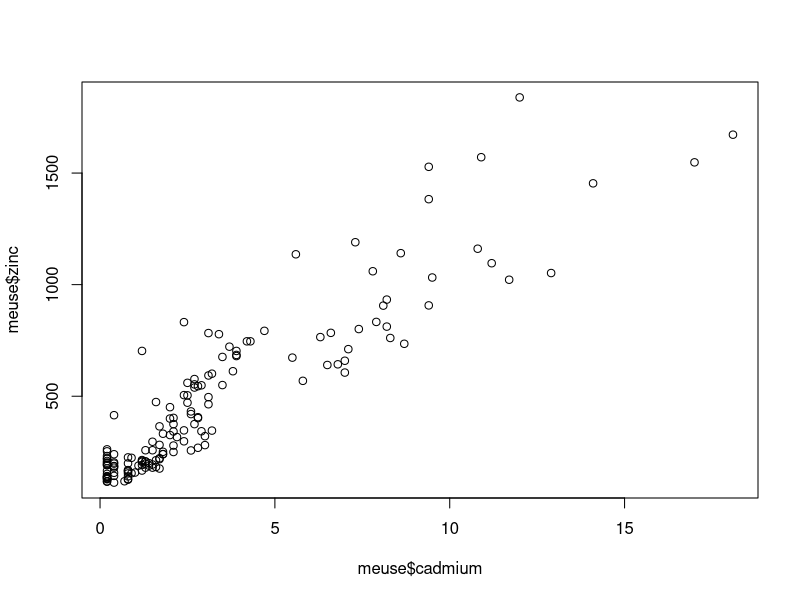
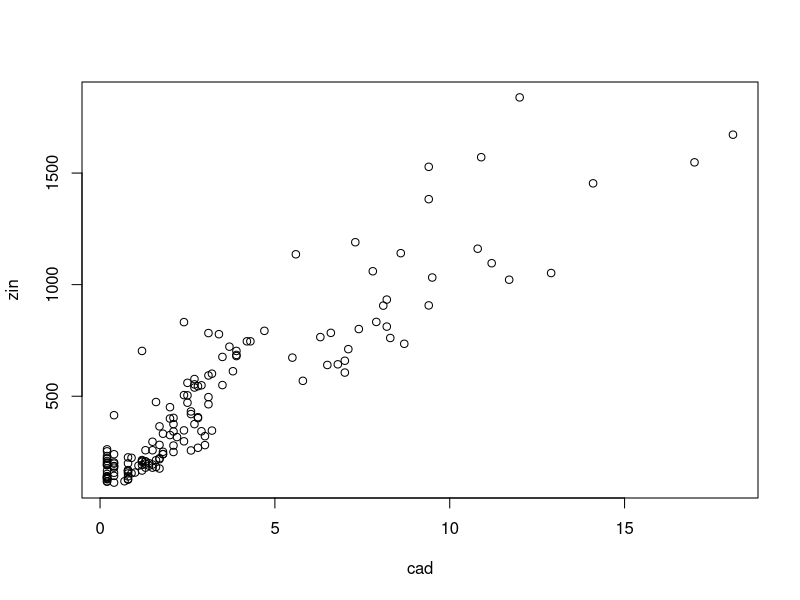
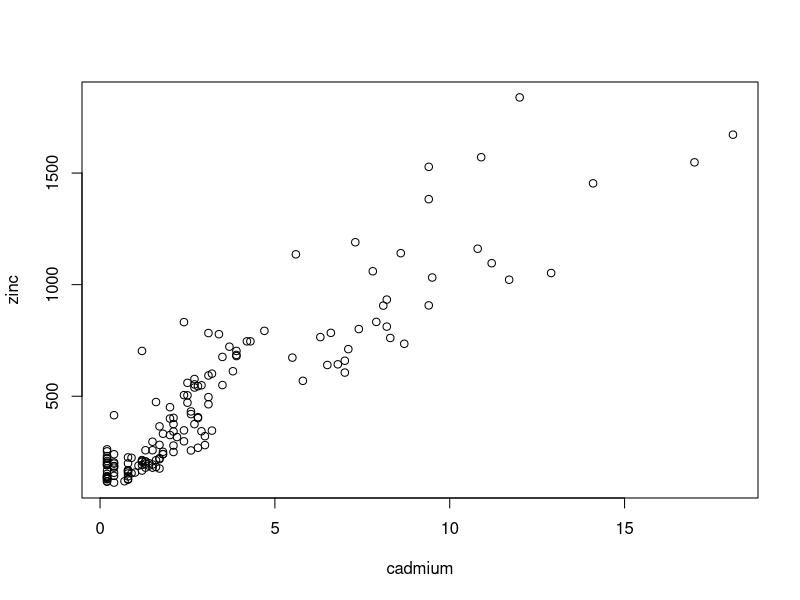
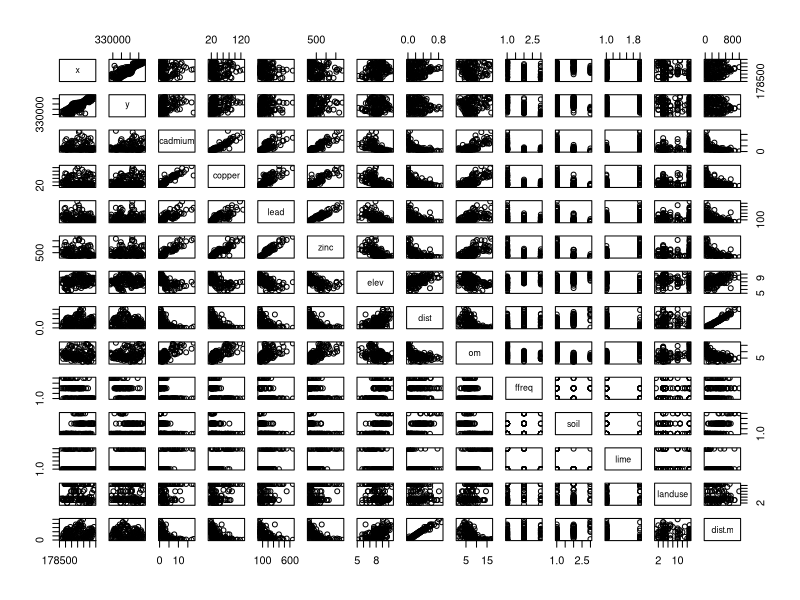

Recreate these plots in R, in order.
# This is a code for investigating relationships among ecological variables

# We are using the sp package. To install it use:
# install.packages("sp")

# To recall the package we use the function "library()" or also "require()"
library(sp)

# We are using meuse, search for "meuse dataset R sp package" on google to know what this is
# OMG, JUST GOOGLE IT

# To recall the dataset we can use the function "data()"
data(meuse)

# To see in a savage way the data just write "meuse" and you'll see all that cute numbers
meuse

# There is an other function called "View()" to see data in a more fancy way
# NOTE: use the V in capital letter
View(meuse)

# This gives me an error :(
# Is that because I use a MacBook??? OMG rude

# Errore in View(meuse) : La dataentry X11 non può essere caricata
# In aggiunta: Messaggi di avvertimento:
# 1: In system2("/usr/bin/otool", c("-L", shQuote(DSO)), stdout = TRUE) :
#   il comando in esecuzione ''/usr/bin/otool' -L '/Library/Frameworks/R.framework/Resources/modules/R_de.so'' aveva status 69
# 2: In View(meuse) :
#   non è possibile caricare un oggetto condiviso '/Library/Frameworks/R.framework/Resources/modules//R_de.so':
#   dlopen(/Library/Frameworks/R.framework/Resources/modules//R_de.so, 6): Library not loaded: /opt/X11/lib/libSM.6.dylib
#   Referenced from: /Library/Frameworks/R.framework/Versions/4.2/Resources/modules/R_de.so
#   Reason: image not found
#
# You have not agreed to the Xcode license agreements, please run 'sudo xcodebuild -license' from within a Terminal window to review and agree to the Xcode license agreements.

# To solve this error I updated to the latest version the app Xcode on my computer and agreed the license
# Then I downloaded and installed the package at: https://www.xquartz.org/
# I restarted the computer and the function "View()" didn't give me errors anymore


# Then we use the function "head()" to see only the initial lines of the table
head(meuse)

# To see only the names of the columns we use the function "names()"
names(meuse)

# Now we use the "summary()" function that gives me all the statistical variables I want
summary(meuse)

# We plot two of the columns and we have to say where to take the data so we use the $ symbol
plot(meuse$cadmium, meuse$zinc)

# We can put all the column in a new variable
cad <- meuse$cadmium
zin <- meuse$zinc

plot(cad, zin)

# Or you can use the "attach()" function
attach(meuse)
plot(cadmium, zinc)

# If we use the function "pairs()" it plots every data pairing between them
pairs(meuse)
